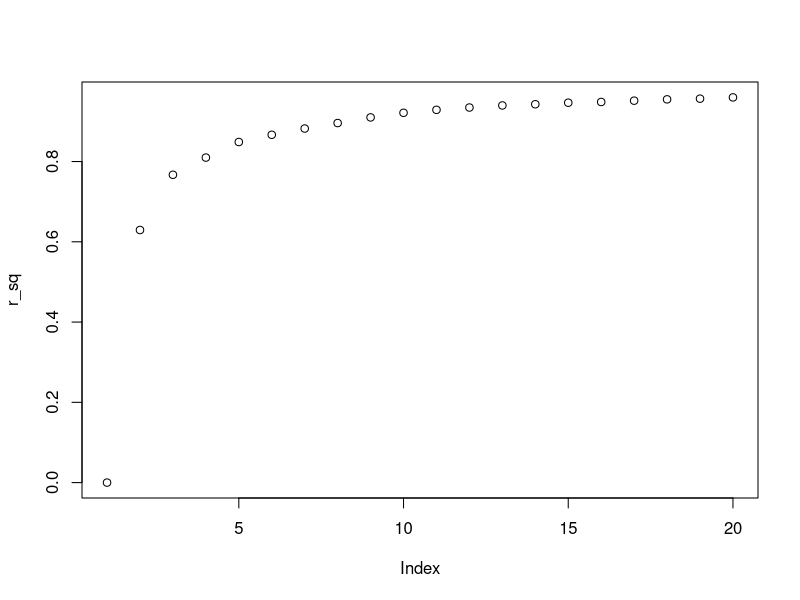
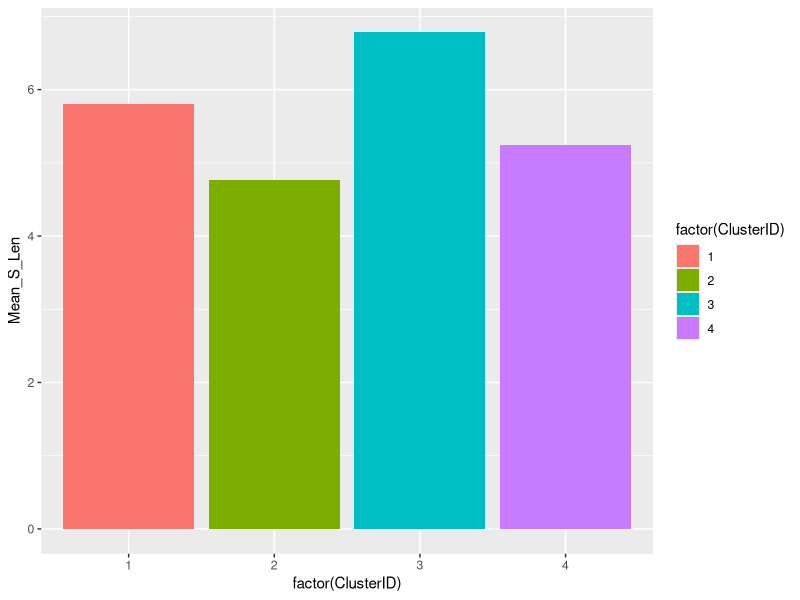
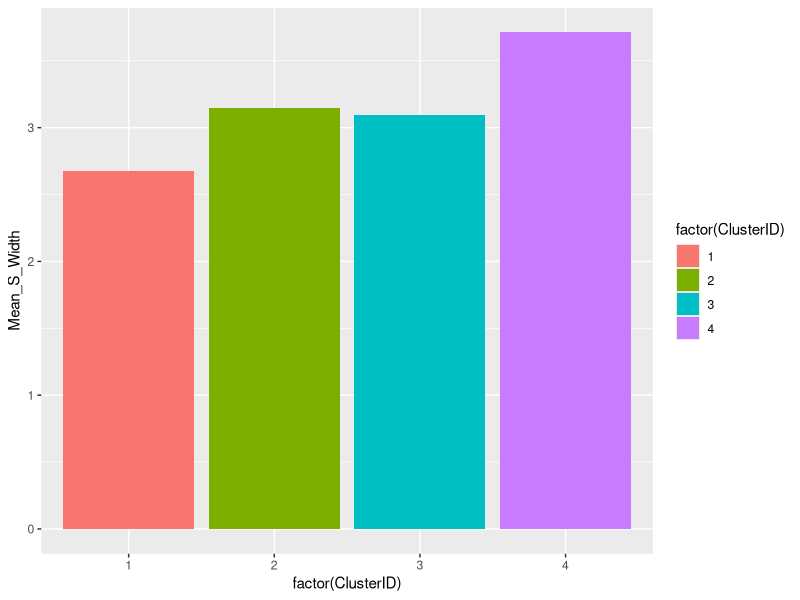
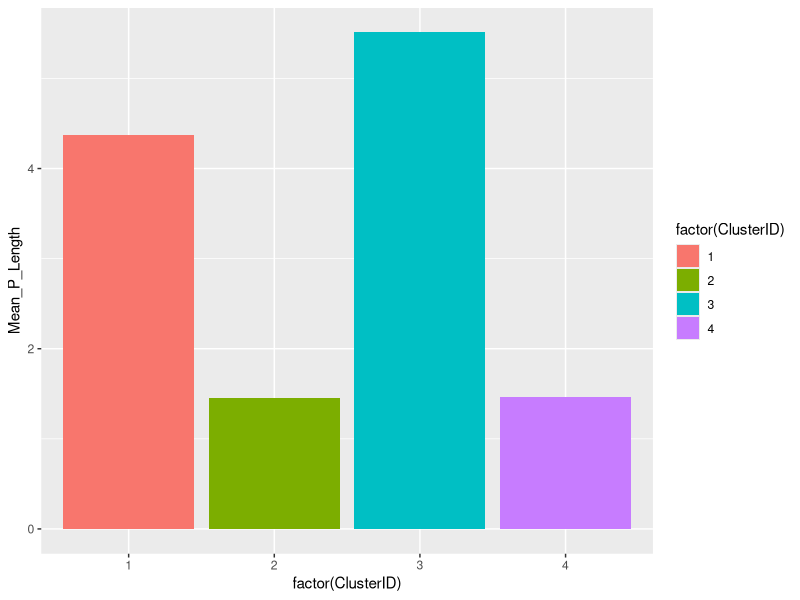
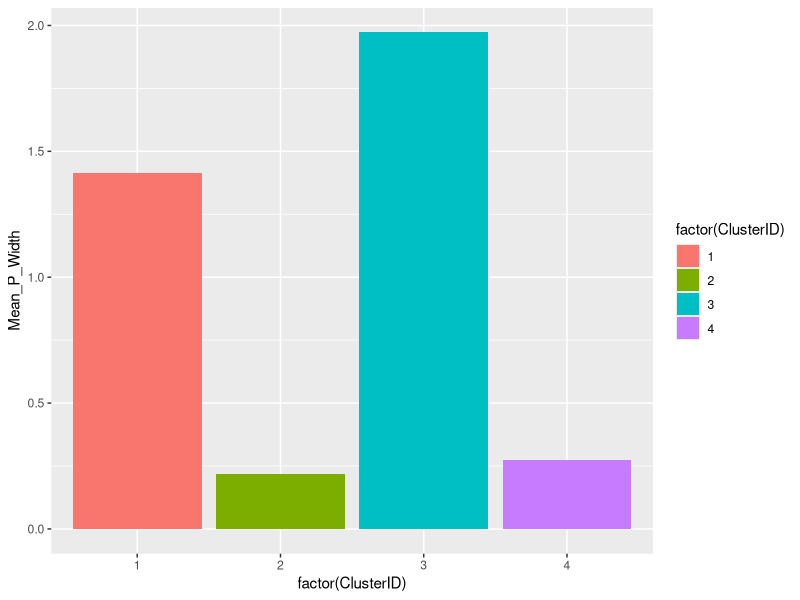

The R script that drew these images, in order:


##Clustering Assignment

#.	Use the Iris dataset
#.	Remove the categorical columns and retain only numerical columns.
#.	Find the outliers and remove them
#.	Standardize the dataset
#.	Find the optimal value of K
#.	Run the K mean algorithm for (optimal K -1), (Optimal K) and (Optimal K + 1)
#.	Perform the cluster Analysis




##Solution

head(iris)

temp <- iris[-5]
head(temp)
df <- data.frame(temp)
str(df)

df_scale <- data.frame(scale(df))

sapply(df, mean)
sapply(df_scale, mean)
sapply(df_scale, sd)

r_sq<- rnorm(20)


for (number in 1:20){clus <- kmeans(df_scale, centers = number, nstart = 50)
r_sq[number]<- clus$betweenss/clus$totss
}

plot(r_sq)

Km <- kmeans(df_scale, centers = 4, nstart = 50)

RFM_km <-cbind(df,Km$cluster)

colnames(RFM_km)[5]<- "ClusterID"

library(dplyr)
library(ggplot2)

km_clusters<- group_by(RFM_km, ClusterID)

tab1<- summarise(km_clusters, Mean_S_Len=mean(Sepal.Length), Mean_S_Width=mean(Sepal.Width), Mean_P_Length=mean(Petal.Length), Mean_P_Width=mean(Petal.Width))

ggplot(tab1, aes(x= factor(ClusterID), y=Mean_S_Len,fill = factor(ClusterID))) + geom_bar(stat = "identity")
ggplot(tab1, aes(x= factor(ClusterID), y=Mean_S_Width,fill = factor(ClusterID))) + geom_bar(stat = "identity")
ggplot(tab1, aes(x= factor(ClusterID), y=Mean_P_Length,fill = factor(ClusterID))) + geom_bar(stat = "identity")
ggplot(tab1, aes(x= factor(ClusterID), y=Mean_P_Width,fill = factor(ClusterID))) + geom_bar(stat = "identity")

